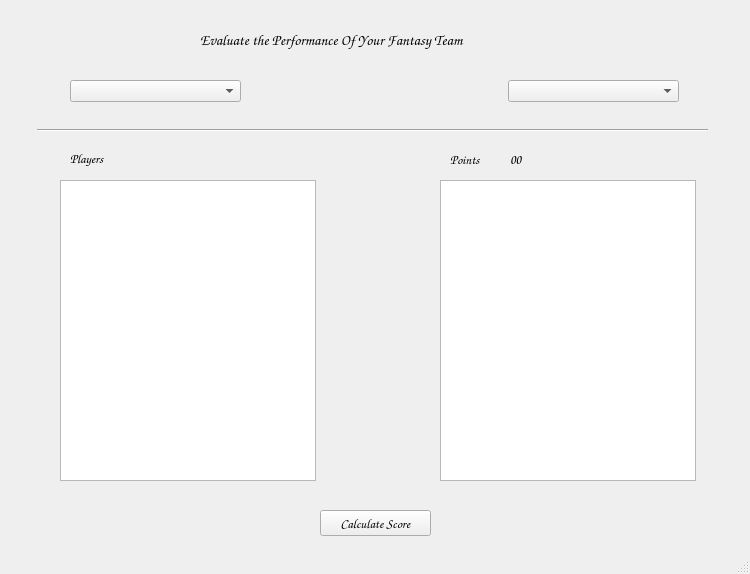
<?xml version="1.0" encoding="UTF-8"?>
<ui version="4.0">
 <class>MainWindow</class>
 <widget class="QMainWindow" name="MainWindow">
  <property name="geometry">
   <rect>
    <x>0</x>
    <y>0</y>
    <width>750</width>
    <height>574</height>
   </rect>
  </property>
  <property name="windowTitle">
   <string>MainWindow</string>
  </property>
  <widget class="QWidget" name="centralwidget">
   <widget class="QLabel" name="Evaluate_heading">
    <property name="geometry">
     <rect>
      <x>200</x>
      <y>30</y>
      <width>340</width>
      <height>20</height>
     </rect>
    </property>
    <property name="font">
     <font>
      <family>Comic Sans MS</family>
      <pointsize>11</pointsize>
     </font>
    </property>
    <property name="text">
     <string>Evaluate the Performance Of Your Fantasy Team</string>
    </property>
   </widget>
   <widget class="QComboBox" name="TeamName_dropdown">
    <property name="geometry">
     <rect>
      <x>70</x>
      <y>80</y>
      <width>171</width>
      <height>22</height>
     </rect>
    </property>
   </widget>
   <widget class="QComboBox" name="MatchName_dropdown">
    <property name="geometry">
     <rect>
      <x>508</x>
      <y>80</y>
      <width>171</width>
      <height>22</height>
     </rect>
    </property>
   </widget>
   <widget class="Line" name="Seprator">
    <property name="geometry">
     <rect>
      <x>37</x>
      <y>120</y>
      <width>671</width>
      <height>20</height>
     </rect>
    </property>
    <property name="orientation">
     <enum>Qt::Horizontal</enum>
    </property>
   </widget>
   <widget class="QLabel" name="Players_head">
    <property name="geometry">
     <rect>
      <x>70</x>
      <y>150</y>
      <width>51</width>
      <height>16</height>
     </rect>
    </property>
    <property name="font">
     <font>
      <family>Comic Sans MS</family>
      <pointsize>10</pointsize>
     </font>
    </property>
    <property name="text">
     <string>Players</string>
    </property>
   </widget>
   <widget class="QLabel" name="Points_head">
    <property name="geometry">
     <rect>
      <x>450</x>
      <y>150</y>
      <width>36</width>
      <height>18</height>
     </rect>
    </property>
    <property name="font">
     <font>
      <family>Comic Sans MS</family>
      <pointsize>10</pointsize>
     </font>
    </property>
    <property name="text">
     <string>Points</string>
    </property>
   </widget>
   <widget class="QLabel" name="Ponits">
    <property name="geometry">
     <rect>
      <x>510</x>
      <y>150</y>
      <width>16</width>
      <height>18</height>
     </rect>
    </property>
    <property name="font">
     <font>
      <family>Comic Sans MS</family>
      <pointsize>10</pointsize>
     </font>
    </property>
    <property name="text">
     <string>00</string>
    </property>
   </widget>
   <widget class="QPushButton" name="Calculate_button">
    <property name="geometry">
     <rect>
      <x>320</x>
      <y>510</y>
      <width>111</width>
      <height>26</height>
     </rect>
    </property>
    <property name="font">
     <font>
      <family>Comic Sans MS</family>
      <pointsize>10</pointsize>
     </font>
    </property>
    <property name="text">
     <string>Calculate Score</string>
    </property>
   </widget>
   <widget class="QListWidget" name="listWidget">
    <property name="geometry">
     <rect>
      <x>60</x>
      <y>180</y>
      <width>256</width>
      <height>301</height>
     </rect>
    </property>
   </widget>
   <widget class="QListWidget" name="listWidget_2">
    <property name="geometry">
     <rect>
      <x>440</x>
      <y>180</y>
      <width>256</width>
      <height>301</height>
     </rect>
    </property>
   </widget>
  </widget>
  <widget class="QStatusBar" name="statusbar"/>
 </widget>
 <resources/>
 <connections/>
</ui>
